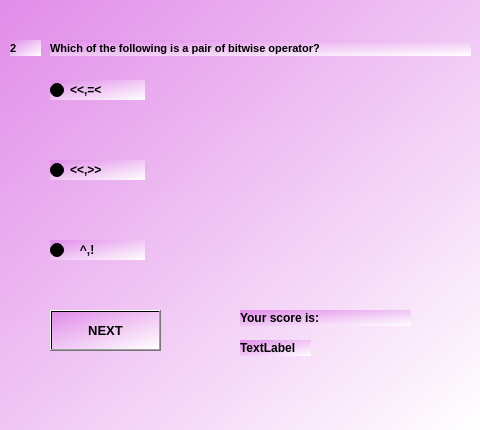
<?xml version="1.0" encoding="UTF-8"?>
<ui version="4.0">
 <class>MainWindow1</class>
 <widget class="QWidget" name="MainWindow1">
  <property name="geometry">
   <rect>
    <x>0</x>
    <y>0</y>
    <width>480</width>
    <height>430</height>
   </rect>
  </property>
  <property name="windowTitle">
   <string>Form</string>
  </property>
  <widget class="QWidget" name="widget" native="true">
   <property name="geometry">
    <rect>
     <x>0</x>
     <y>0</y>
     <width>480</width>
     <height>430</height>
    </rect>
   </property>
   <property name="styleSheet">
    <string notr="true">background-color:qlineargradient(spread:pad, x1:0, y1:0, x2:1, y2:1, stop:0 rgba(225, 140, 233, 255), stop:1 rgba(255, 255, 255, 255))</string>
   </property>
   <widget class="QLabel" name="label">
    <property name="geometry">
     <rect>
      <x>10</x>
      <y>40</y>
      <width>31</width>
      <height>16</height>
     </rect>
    </property>
    <property name="font">
     <font>
      <pointsize>8</pointsize>
      <weight>75</weight>
      <bold>true</bold>
     </font>
    </property>
    <property name="text">
     <string>2</string>
    </property>
   </widget>
   <widget class="QLabel" name="label_2">
    <property name="geometry">
     <rect>
      <x>50</x>
      <y>40</y>
      <width>421</width>
      <height>16</height>
     </rect>
    </property>
    <property name="font">
     <font>
      <pointsize>8</pointsize>
      <weight>75</weight>
      <bold>true</bold>
     </font>
    </property>
    <property name="text">
     <string>Which of the following is a pair of bitwise operator?</string>
    </property>
   </widget>
   <widget class="QRadioButton" name="radioButton">
    <property name="geometry">
     <rect>
      <x>50</x>
      <y>80</y>
      <width>95</width>
      <height>20</height>
     </rect>
    </property>
    <property name="font">
     <font>
      <weight>75</weight>
      <bold>true</bold>
     </font>
    </property>
    <property name="text">
     <string>&lt;&lt;,=&lt;</string>
    </property>
   </widget>
   <widget class="QRadioButton" name="radioButton_2">
    <property name="geometry">
     <rect>
      <x>50</x>
      <y>160</y>
      <width>95</width>
      <height>20</height>
     </rect>
    </property>
    <property name="font">
     <font>
      <weight>75</weight>
      <bold>true</bold>
     </font>
    </property>
    <property name="text">
     <string>&lt;&lt;,&gt;&gt;</string>
    </property>
   </widget>
   <widget class="QRadioButton" name="radioButton_3">
    <property name="geometry">
     <rect>
      <x>50</x>
      <y>240</y>
      <width>95</width>
      <height>20</height>
     </rect>
    </property>
    <property name="font">
     <font>
      <weight>75</weight>
      <bold>true</bold>
     </font>
    </property>
    <property name="text">
     <string>   ^,!</string>
    </property>
   </widget>
   <widget class="QPushButton" name="NEXT">
    <property name="geometry">
     <rect>
      <x>50</x>
      <y>310</y>
      <width>111</width>
      <height>41</height>
     </rect>
    </property>
    <property name="font">
     <font>
      <pointsize>10</pointsize>
      <weight>75</weight>
      <bold>true</bold>
     </font>
    </property>
    <property name="text">
     <string>NEXT</string>
    </property>
   </widget>
   <widget class="QLabel" name="label_3">
    <property name="geometry">
     <rect>
      <x>240</x>
      <y>310</y>
      <width>171</width>
      <height>16</height>
     </rect>
    </property>
    <property name="font">
     <font>
      <weight>75</weight>
      <bold>true</bold>
     </font>
    </property>
    <property name="text">
     <string>Your score is:</string>
    </property>
   </widget>
   <widget class="QLabel" name="label_4">
    <property name="geometry">
     <rect>
      <x>240</x>
      <y>340</y>
      <width>71</width>
      <height>16</height>
     </rect>
    </property>
    <property name="font">
     <font>
      <weight>75</weight>
      <bold>true</bold>
     </font>
    </property>
    <property name="text">
     <string>TextLabel</string>
    </property>
   </widget>
  </widget>
 </widget>
 <resources/>
 <connections/>
</ui>
